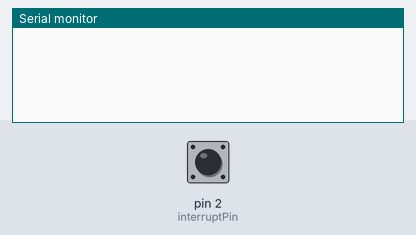
A sketch run on a simulated Arduino Uno, built with avr-gcc and run on an emulated ATmega328P. Shown: the last lines printed to the serial monitor. Inputs (shaded band) come from the test bench; at power-on: pin 2 (interruptPin) HIGH.

Above: at 1.2 s.
1.3 s: pin 2 (interruptPin) pulled LOW for 0.15 s
At 1.37 s:
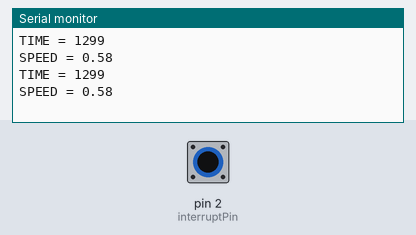
2.9 s: pin 2 (interruptPin) pulled LOW for 1 s
At 3.15 s:
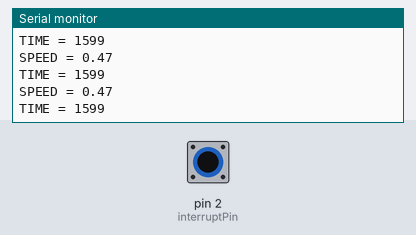
5.4 s: pin 2 (interruptPin) pulled LOW for 0.15 s
At 5.43 s:
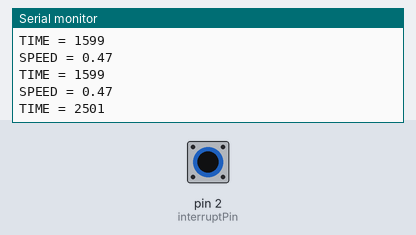
Timing chart, 0 to 8.4 s (numbered marks = the images above; inputs shaded):
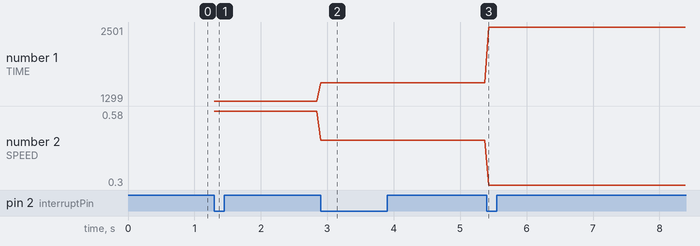

The sketch:

RUN-SPD.ino
```cpp
#include <SoftwareSerial.h>
#define interruptPin 2

SoftwareSerial SerialBt(4, 5); // RX, TX

unsigned char data[10] = {0, 0, 0, 0, 0, 0, 0, 0, 0, 0};

unsigned long lastInterrupt = 0;
int unsigned long RPMtime = 0;
float RPMspeed;

void RPM()
 {
    if(millis() - lastInterrupt > 10)
    {

    RPMtime = millis() - lastInterrupt;

    lastInterrupt = millis();

    }

 }

void setup()
{
    Serial.begin(115200);
    SerialBt.begin(9600);
    pinMode(interruptPin, INPUT);
    attachInterrupt(digitalPinToInterrupt(interruptPin), RPM, FALLING);

}

void loop()
{

  if(RPMtime > 0) {

    RPMspeed = (float) 750 / (float) RPMtime;

    static char outstr[4];
    dtostrf(RPMspeed,4, 2, outstr);
    String outlow = String(outstr[2]) + String(outstr[3]);


    Serial.print("TIME = ");
    Serial.print(RPMtime);
    Serial.println("");
    Serial.print("SPEED = ");
    Serial.print(RPMspeed);
    Serial.println("");

    int speed2 = map(outlow.toInt(), 0, 99, 0, 255);

    data[0] = 4;  //Running
    data[1] = speed2;
    data[2] = (int) RPMspeed;
    //data[3] = spm;
    SerialBt.write(data,10);

  }

  delay(50);

}
```

Measured:
- after the input at 1.3 s, the serial monitor: prints a new line at once (image 1)
- after the input at 2.9 s, the serial monitor: prints a new line at once (image 2)
- after the input at 5.4 s, the serial monitor: prints a new line at once (image 3)
- plotted number 1: 1299 → 1599 after the input at 2.9 s, 1599 → 2501 after the input at 5.4 s
- plotted number 2: 0.58 → 0.47 after the input at 2.9 s, 0.47 → 0.3 after the input at 5.4 s
